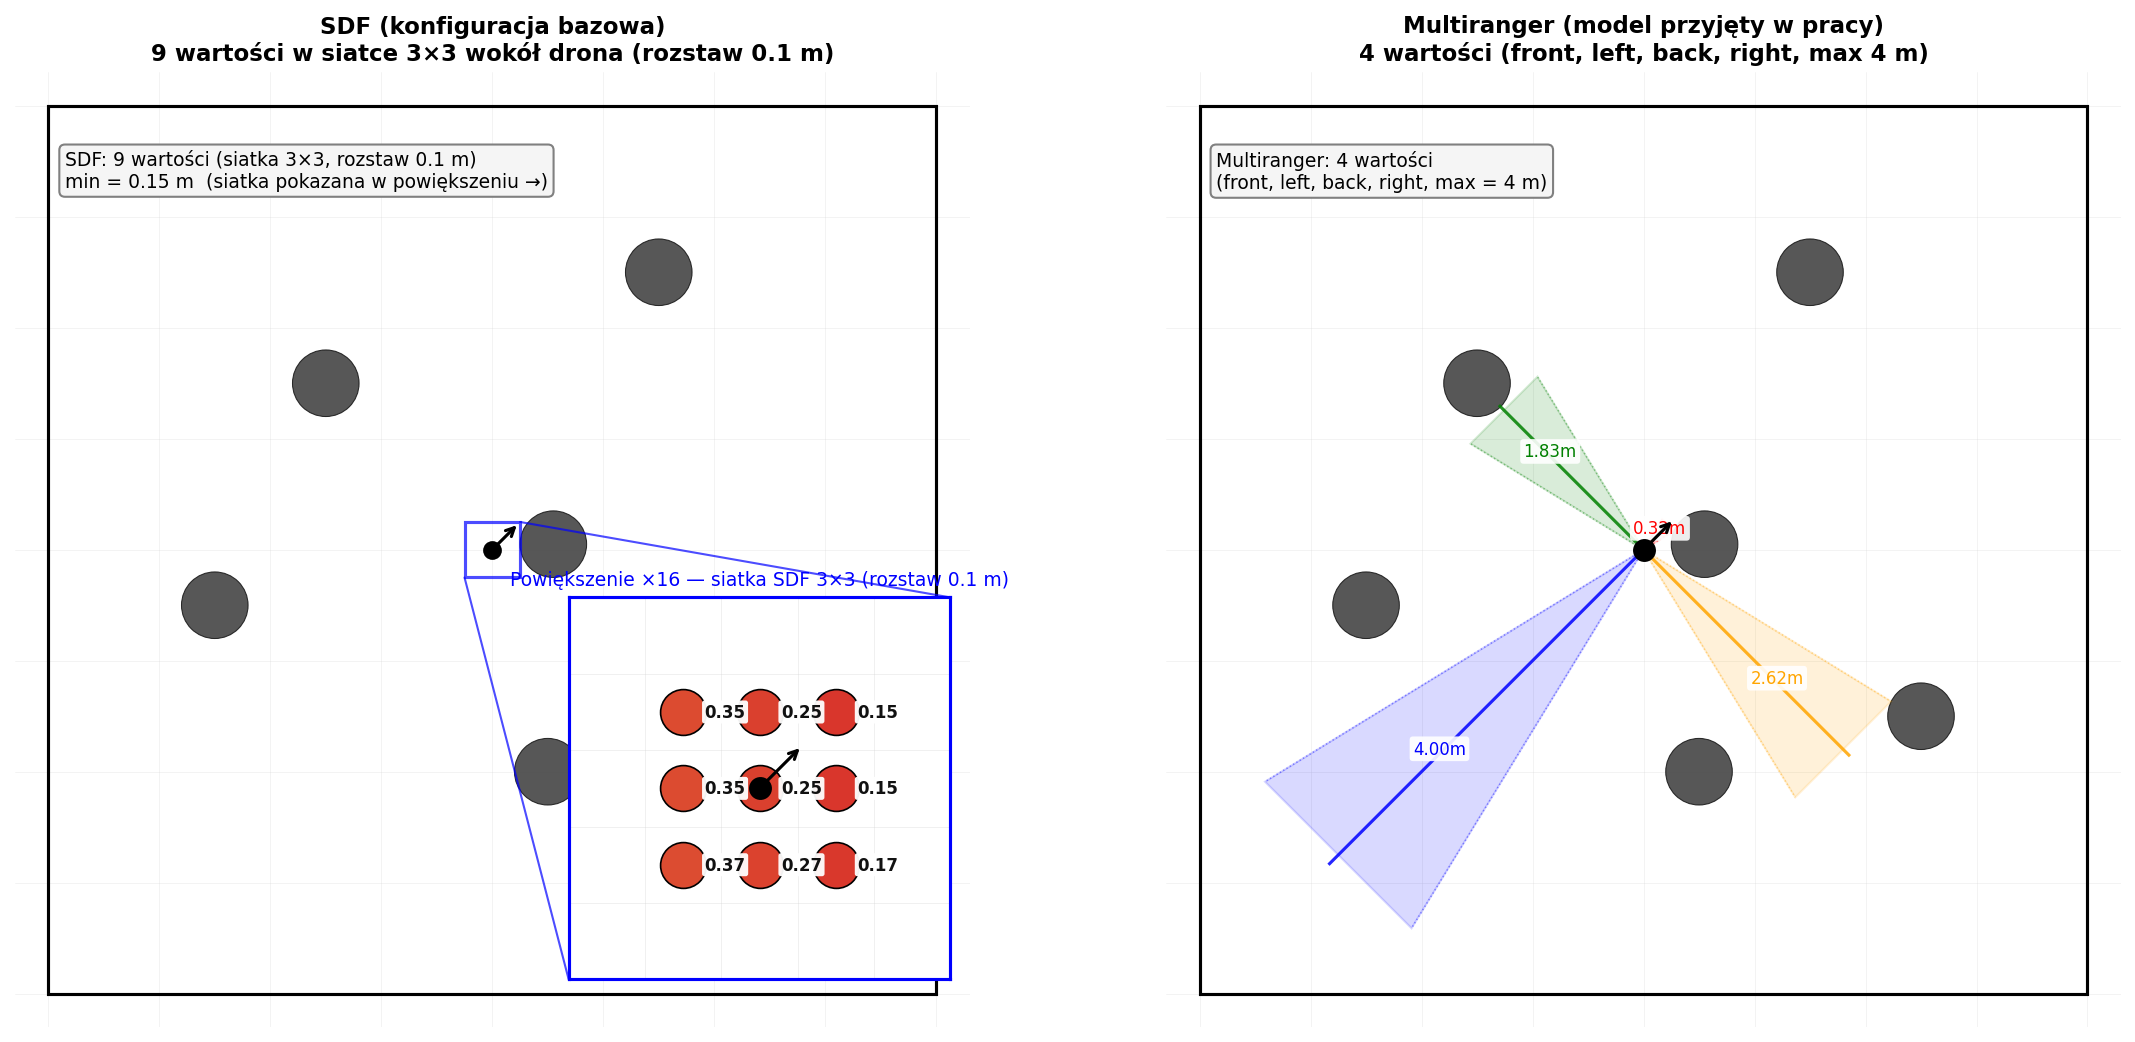

Python code for this plot:
"""
Wizualne porownanie sposobu percepcji: SDF (paper Huang) vs Multiranger.
Jedna para wykresow dla zageszczonego srodowiska (najciekawszy przypadek).

Kluczowa roznica skali:
  - SDF: 9 wartosci samplowanych w gridzie 3x3 o rozstawie 0.1m — praktycznie
    punktowo wokol drona. Aby to zwizualizowac w skali pokoju 8x8m,
    uzywamy INSET ZOOM (przybliżenie ~16x) pokazujacego pełny grid.
  - Multiranger: 4 rays z max 4m — widoczne w pełnej skali pokoju.

Zaden z sensorow nie widzi innych dronow — spatial awareness dla nich
pochodzi z osobnego neighbor observation channel.

Output: figures/sensor_comparison.png
Run: python figures/sensor_comparison.py
"""

import os
import sys

import numpy as np
import matplotlib.pyplot as plt
import matplotlib.patches as patches
from matplotlib.colors import LinearSegmentedColormap

sys.path.insert(0, os.path.dirname(os.path.dirname(os.path.abspath(__file__))))

from gym_art.quadrotor_multi.obstacles.utils import get_surround_sdfs
from gym_art.quadrotor_multi.sensors.multiranger import (
    get_multiranger_obs, SENSOR_BODY_ANGLES,
)


ROOM_DIMS = (8.0, 8.0)
OBST_RADIUS = 0.3
DRONE_RADIUS = 0.046
MULTIRANGER_MAX = 4.0
FOV_DEG = 27.0
NUM_RAYS = 8
ZOOM_SIZE = 0.5    # 50cm wycinek wokol drona w SDF inset

SENSOR_COLORS = ['red', 'green', 'blue', 'orange']
SENSOR_LABELS = ['front', 'left', 'back', 'right']

SDF_CMAP = LinearSegmentedColormap.from_list(
    'sdf', ['#D62728', '#F0BF4B', '#66BB6A'], N=256)


def _draw_scene(ax, drone_xy, drone_yaw, obstacles_xy, neighbor_drones_xy,
                show_neighbor_labels=True):
    hx, hy = ROOM_DIMS[0] / 2, ROOM_DIMS[1] / 2
    ax.add_patch(patches.Rectangle((-hx, -hy), ROOM_DIMS[0], ROOM_DIMS[1],
                                    linewidth=1.5, edgecolor='black', facecolor='none'))
    # Faint grid
    for x in np.arange(-hx, hx + 0.01, 1.0):
        ax.axvline(x, color='lightgray', linewidth=0.3, alpha=0.4, zorder=0)
    for y in np.arange(-hy, hy + 0.01, 1.0):
        ax.axhline(y, color='lightgray', linewidth=0.3, alpha=0.4, zorder=0)

    for ox, oy in obstacles_xy:
        ax.add_patch(patches.Circle((ox, oy), OBST_RADIUS,
                                     facecolor='#3A3A3A', edgecolor='#111',
                                     linewidth=0.5, alpha=0.85, zorder=2))
    for nx, ny in neighbor_drones_xy:
        ax.add_patch(patches.Circle((nx, ny), DRONE_RADIUS * 4,
                                     facecolor='#87CEEB', edgecolor='#333',
                                     linewidth=1.0, alpha=0.7, zorder=2))
        if show_neighbor_labels:
            ax.plot(nx, ny, marker='X', color='darkred', markersize=8,
                    markeredgewidth=1.0, zorder=3)
            ax.text(nx, ny - 0.4, 'sasiad\n(niewidoczny)', fontsize=6, ha='center',
                    color='darkred', style='italic', zorder=3)


def _draw_drone(ax, dx, dy, dyaw, marker_size=8, arrow_len=0.35):
    ax.plot(dx, dy, marker='o', color='black', markersize=marker_size, zorder=10)
    ax.annotate('', xy=(dx + np.cos(dyaw) * arrow_len, dy + np.sin(dyaw) * arrow_len),
                xytext=(dx, dy),
                arrowprops=dict(arrowstyle='->', color='black', lw=1.5), zorder=10)


def draw_sdf_panel(ax, drone_xy, drone_yaw, obstacles_xy, neighbor_drones_xy,
                    sensor_range=100.0, resolution=0.1):
    _draw_scene(ax, drone_xy, drone_yaw, obstacles_xy, neighbor_drones_xy)
    dx, dy = drone_xy

    # SDF computation
    quad_poses = np.array([[dx, dy]], dtype=np.float64)
    obst_poses = np.array(obstacles_xy, dtype=np.float64) if obstacles_xy \
        else np.zeros((0, 2))
    quads_sdf_obs = np.zeros((1, 9), dtype=np.float64)
    quads_sdf_obs = get_surround_sdfs(quad_poses, obst_poses, quads_sdf_obs,
                                       OBST_RADIUS, resolution=resolution,
                                       sensor_range=sensor_range)

    _draw_drone(ax, dx, dy, drone_yaw)

    # Info label
    min_read = float(quads_sdf_obs.min())
    ax.text(-ROOM_DIMS[0]/2 + 0.15, ROOM_DIMS[1]/2 - 0.4,
            f'SDF: 9 wartości (siatka 3×3, rozstaw 0.1 m)\n'
            f'min = {min_read:.2f} m  (siatka pokazana w powiększeniu →)',
            fontsize=9, va='top',
            bbox=dict(boxstyle='round,pad=0.3', facecolor='#F5F5F5',
                      edgecolor='gray'), zorder=6)

    # ------------------ INSET ZOOM ------------------
    axins = ax.inset_axes([0.58, 0.05, 0.4, 0.4])
    # Zoomed area bounds
    zx0, zx1 = dx - ZOOM_SIZE / 2, dx + ZOOM_SIZE / 2
    zy0, zy1 = dy - ZOOM_SIZE / 2, dy + ZOOM_SIZE / 2

    # Redraw obstacles that overlap zoom area (dla context)
    for ox, oy in obstacles_xy:
        # Jeśli obstacle jest w zoomed area (edge-inclusive)
        if abs(ox - dx) < ZOOM_SIZE / 2 + OBST_RADIUS and \
           abs(oy - dy) < ZOOM_SIZE / 2 + OBST_RADIUS:
            axins.add_patch(patches.Circle((ox, oy), OBST_RADIUS,
                                            facecolor='#3A3A3A', edgecolor='#111',
                                            linewidth=0.6, alpha=0.85, zorder=2))

    # Faint sub-grid co 0.1m w insecie (=SDF resolution)
    for gx in np.arange(zx0, zx1 + 0.01, 0.1):
        axins.axvline(gx, color='lightgray', linewidth=0.4, alpha=0.4, zorder=1)
    for gy in np.arange(zy0, zy1 + 0.01, 0.1):
        axins.axhline(gy, color='lightgray', linewidth=0.4, alpha=0.4, zorder=1)

    # Punkty SDF w insecie — duze markery
    for g_i, ox in enumerate([-resolution, 0, resolution]):
        for g_j, oy in enumerate([-resolution, 0, resolution]):
            sx = dx + ox
            sy = dy + oy
            g_id = g_i * 3 + g_j
            sdf_val = quads_sdf_obs[0, g_id]
            display_max = min(sensor_range, 3.0)
            v_norm = min(sdf_val / display_max, 1.0)
            color = SDF_CMAP(v_norm)
            axins.plot(sx, sy, marker='o', color=color, markersize=22,
                        markeredgecolor='black', markeredgewidth=0.8, zorder=5)
            # Wartosc labele
            axins.text(sx + 0.028, sy, f'{sdf_val:.2f}',
                        fontsize=8, ha='left', va='center', fontweight='bold',
                        color='#111',
                        bbox=dict(boxstyle='round,pad=0.15',
                                  facecolor='white', alpha=0.95, edgecolor='none'),
                        zorder=6)

    _draw_drone(axins, dx, dy, drone_yaw, marker_size=10, arrow_len=0.08)

    axins.set_xlim(zx0, zx1)
    axins.set_ylim(zy0, zy1)
    axins.set_xticks([])
    axins.set_yticks([])
    zoom_ratio = ROOM_DIMS[0] / ZOOM_SIZE
    axins.set_title(f'Powiększenie ×{zoom_ratio:.0f} — siatka SDF 3×3 (rozstaw 0.1 m)',
                     fontsize=9, color='blue')
    for spine in axins.spines.values():
        spine.set_edgecolor('blue')
        spine.set_linewidth(1.5)

    # Connector: rectangle w main + linie do inset
    ax.indicate_inset_zoom(axins, edgecolor='blue', linewidth=1.5,
                            alpha=0.7)


def draw_multiranger_panel(ax, drone_xy, drone_yaw, obstacles_xy, neighbor_drones_xy):
    _draw_scene(ax, drone_xy, drone_yaw, obstacles_xy, neighbor_drones_xy)
    dx, dy = drone_xy

    quads = np.array([drone_xy], dtype=np.float32)
    yaws = np.array([drone_yaw], dtype=np.float32)
    obst = np.array(obstacles_xy, dtype=np.float32) if obstacles_xy \
        else np.zeros((0, 2), dtype=np.float32)
    room = np.array(ROOM_DIMS, dtype=np.float32)
    fov_rad = np.deg2rad(FOV_DEG)
    obs = get_multiranger_obs(quads, yaws, obst, OBST_RADIUS, room,
                               MULTIRANGER_MAX, 0.0, fov_rad, NUM_RAYS)

    for s_id in range(4):
        body_ang = SENSOR_BODY_ANGLES[s_id]
        base_ang = drone_yaw + body_ang
        color = SENSOR_COLORS[s_id]
        dist = obs[0, s_id]

        ang_l = base_ang + fov_rad / 2
        ang_r = base_ang - fov_rad / 2
        ex_l = dx + np.cos(ang_l) * dist
        ey_l = dy + np.sin(ang_l) * dist
        ex_r = dx + np.cos(ang_r) * dist
        ey_r = dy + np.sin(ang_r) * dist
        ax.add_patch(patches.Polygon([(dx, dy), (ex_l, ey_l), (ex_r, ey_r)],
                                      color=color, alpha=0.15, zorder=3))
        for edge in [-fov_rad / 2, fov_rad / 2]:
            a = base_ang + edge
            ax.plot([dx, dx + np.cos(a) * dist], [dy, dy + np.sin(a) * dist],
                    color=color, linewidth=0.7, alpha=0.4, linestyle=':', zorder=3)
        cx = dx + np.cos(base_ang) * dist
        cy = dy + np.sin(base_ang) * dist
        ax.plot([dx, cx], [dy, cy], color=color, linewidth=1.5, alpha=0.85, zorder=4)
        mx = dx + np.cos(base_ang) * dist * 0.65
        my = dy + np.sin(base_ang) * dist * 0.65
        ax.text(mx, my, f'{dist:.2f}m', color=color, fontsize=8, ha='center',
                bbox=dict(boxstyle='round,pad=0.2', facecolor='white',
                          alpha=0.9, edgecolor='none'), zorder=5)

    _draw_drone(ax, dx, dy, drone_yaw, marker_size=10, arrow_len=0.4)

    ax.text(-ROOM_DIMS[0]/2 + 0.15, ROOM_DIMS[1]/2 - 0.4,
            f'Multiranger: 4 wartości\n'
            f'(front, left, back, right, max = 4 m)',
            fontsize=9, va='top',
            bbox=dict(boxstyle='round,pad=0.3', facecolor='#F5F5F5',
                      edgecolor='gray'), zorder=6)


def _finalize(ax, title):
    hx, hy = ROOM_DIMS[0] / 2, ROOM_DIMS[1] / 2
    ax.set_xlim(-hx - 0.3, hx + 0.3)
    ax.set_ylim(-hy - 0.3, hy + 0.3)
    ax.set_aspect('equal')
    ax.set_title(title, fontsize=11, fontweight='bold')
    ax.set_xticks([])
    ax.set_yticks([])
    for spine in ax.spines.values():
        spine.set_visible(False)


def main():
    # Jeden scenariusz: zageszczone srodowisko. Dron blisko obstacle (ale nie na nim)
    # zeby SDF pokazal positive gradient (bez sasiada — bez confusion).
    drone_xy = (0, 0)
    drone_yaw = np.pi / 4
    obstacles = [(0.55, 0.05), (-1.5, 1.5), (0.5, -2.0),
                 (2.5, -1.5), (-2.5, -0.5), (1.5, 2.5)]
    neighbor_drones = []

    fig, axes = plt.subplots(1, 2, figsize=(15, 7))

    draw_sdf_panel(axes[0], drone_xy, drone_yaw, obstacles, neighbor_drones)
    _finalize(axes[0], 'SDF (konfiguracja bazowa)\n'
                        '9 wartości w siatce 3×3 wokół drona (rozstaw 0.1 m)')

    draw_multiranger_panel(axes[1], drone_xy, drone_yaw, obstacles, neighbor_drones)
    _finalize(axes[1], 'Multiranger (model przyjęty w pracy)\n'
                        '4 wartości (front, left, back, right, max 4 m)')

    plt.tight_layout()

    out = os.path.join(os.path.dirname(os.path.abspath(__file__)),
                        'sensor_comparison.png')
    plt.savefig(out, dpi=150, bbox_inches='tight', facecolor='white')
    print(f'Wrote: {out}')


if __name__ == '__main__':
    main()
